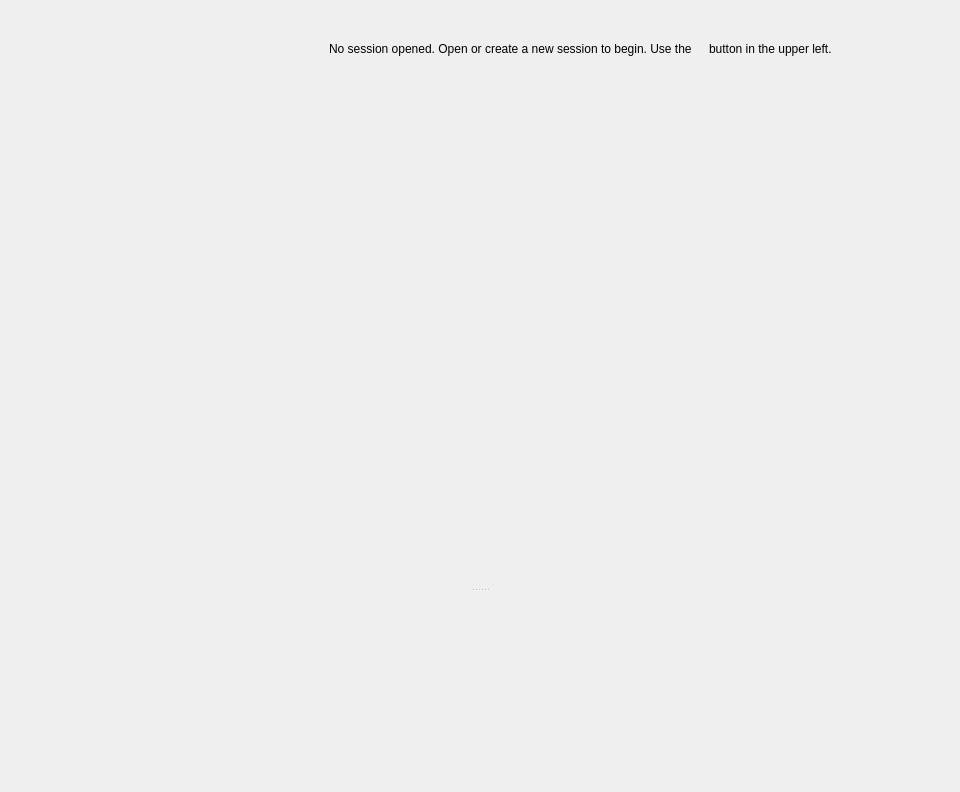
<?xml version="1.0" encoding="UTF-8"?>
<ui version="4.0">
 <class>MainWindow</class>
 <widget class="QMainWindow" name="MainWindow">
  <property name="geometry">
   <rect>
    <x>0</x>
    <y>0</y>
    <width>960</width>
    <height>792</height>
   </rect>
  </property>
  <property name="minimumSize">
   <size>
    <width>640</width>
    <height>480</height>
   </size>
  </property>
  <property name="windowTitle">
   <string>MainWindow</string>
  </property>
  <property name="windowIcon">
   <iconset resource="lc7.qrc">
    <normaloff>:/lc7/lc7icon_16.png</normaloff>:/lc7/lc7icon_16.png</iconset>
  </property>
  <widget class="QWidget" name="centralwidget">
   <layout class="QVBoxLayout" name="verticalLayout">
    <property name="spacing">
     <number>0</number>
    </property>
    <property name="leftMargin">
     <number>0</number>
    </property>
    <property name="topMargin">
     <number>0</number>
    </property>
    <property name="rightMargin">
     <number>0</number>
    </property>
    <property name="bottomMargin">
     <number>0</number>
    </property>
    <item>
     <widget class="QWidget" name="menuBarWidget" native="true">
      <property name="sizePolicy">
       <sizepolicy hsizetype="Expanding" vsizetype="Fixed">
        <horstretch>0</horstretch>
        <verstretch>0</verstretch>
       </sizepolicy>
      </property>
      <layout class="QHBoxLayout" name="horizontalLayout">
       <property name="spacing">
        <number>8</number>
       </property>
       <property name="leftMargin">
        <number>8</number>
       </property>
       <property name="topMargin">
        <number>4</number>
       </property>
       <property name="rightMargin">
        <number>8</number>
       </property>
       <property name="bottomMargin">
        <number>4</number>
       </property>
       <item>
        <widget class="QPushButton" name="menuButton">
         <property name="sizePolicy">
          <sizepolicy hsizetype="Fixed" vsizetype="Fixed">
           <horstretch>0</horstretch>
           <verstretch>0</verstretch>
          </sizepolicy>
         </property>
         <property name="toolTip">
          <string>Main Menu</string>
         </property>
         <property name="text">
          <string/>
         </property>
         <property name="checkable">
          <bool>false</bool>
         </property>
         <property name="flat">
          <bool>true</bool>
         </property>
        </widget>
       </item>
       <item>
        <widget class="QPushButton" name="helpButton">
         <property name="sizePolicy">
          <sizepolicy hsizetype="Fixed" vsizetype="Fixed">
           <horstretch>0</horstretch>
           <verstretch>0</verstretch>
          </sizepolicy>
         </property>
         <property name="toolTip">
          <string>Display/Hide Help</string>
         </property>
         <property name="text">
          <string/>
         </property>
         <property name="checkable">
          <bool>true</bool>
         </property>
         <property name="flat">
          <bool>true</bool>
         </property>
        </widget>
       </item>
       <item>
        <widget class="QLabel" name="headerWidget">
         <property name="sizePolicy">
          <sizepolicy hsizetype="Preferred" vsizetype="Preferred">
           <horstretch>0</horstretch>
           <verstretch>0</verstretch>
          </sizepolicy>
         </property>
         <property name="minimumSize">
          <size>
           <width>0</width>
           <height>0</height>
          </size>
         </property>
         <property name="autoFillBackground">
          <bool>false</bool>
         </property>
         <property name="styleSheet">
          <string notr="true"/>
         </property>
         <property name="text">
          <string/>
         </property>
         <property name="scaledContents">
          <bool>false</bool>
         </property>
         <property name="alignment">
          <set>Qt::AlignRight|Qt::AlignTrailing|Qt::AlignVCenter</set>
         </property>
         <property name="margin">
          <number>0</number>
         </property>
        </widget>
       </item>
      </layout>
     </widget>
    </item>
    <item>
     <widget class="QSplitter" name="splitter">
      <property name="sizePolicy">
       <sizepolicy hsizetype="Expanding" vsizetype="Expanding">
        <horstretch>0</horstretch>
        <verstretch>0</verstretch>
       </sizepolicy>
      </property>
      <property name="frameShape">
       <enum>QFrame::NoFrame</enum>
      </property>
      <property name="orientation">
       <enum>Qt::Vertical</enum>
      </property>
      <widget class="QWidget" name="topWidget">
       <property name="sizePolicy">
        <sizepolicy hsizetype="Expanding" vsizetype="Expanding">
         <horstretch>0</horstretch>
         <verstretch>1</verstretch>
        </sizepolicy>
       </property>
       <layout class="QHBoxLayout" name="tabLayout" stretch="0,0">
        <property name="spacing">
         <number>0</number>
        </property>
        <item>
         <widget class="QWidget" name="navbar" native="true">
          <property name="sizePolicy">
           <sizepolicy hsizetype="Preferred" vsizetype="Preferred">
            <horstretch>0</horstretch>
            <verstretch>0</verstretch>
           </sizepolicy>
          </property>
          <property name="minimumSize">
           <size>
            <width>200</width>
            <height>0</height>
           </size>
          </property>
          <property name="maximumSize">
           <size>
            <width>200</width>
            <height>16777215</height>
           </size>
          </property>
         </widget>
        </item>
        <item>
         <layout class="QVBoxLayout" name="verticalLayout_2">
          <item>
           <widget class="QWidget" name="NoSessionLabel" native="true">
            <layout class="QHBoxLayout" name="horizontalLayoutOuter">
             <property name="spacing">
              <number>0</number>
             </property>
             <property name="leftMargin">
              <number>8</number>
             </property>
             <property name="topMargin">
              <number>8</number>
             </property>
             <property name="rightMargin">
              <number>8</number>
             </property>
             <property name="bottomMargin">
              <number>0</number>
             </property>
             <item>
              <widget class="QWidget" name="NoSessionInnerLabel" native="true">
               <layout class="QHBoxLayout" name="horizontalLayout_3">
                <property name="spacing">
                 <number>0</number>
                </property>
                <property name="leftMargin">
                 <number>4</number>
                </property>
                <property name="topMargin">
                 <number>4</number>
                </property>
                <property name="rightMargin">
                 <number>4</number>
                </property>
                <property name="bottomMargin">
                 <number>4</number>
                </property>
                <item>
                 <spacer name="horizontalSpacer">
                  <property name="orientation">
                   <enum>Qt::Horizontal</enum>
                  </property>
                  <property name="sizeHint" stdset="0">
                   <size>
                    <width>40</width>
                    <height>1</height>
                   </size>
                  </property>
                 </spacer>
                </item>
                <item>
                 <widget class="QLabel" name="label_1">
                  <property name="sizePolicy">
                   <sizepolicy hsizetype="Preferred" vsizetype="Fixed">
                    <horstretch>0</horstretch>
                    <verstretch>0</verstretch>
                   </sizepolicy>
                  </property>
                  <property name="text">
                   <string>No session opened. Open or create a new session to begin. Use the </string>
                  </property>
                  <property name="alignment">
                   <set>Qt::AlignCenter</set>
                  </property>
                  <property name="margin">
                   <number>0</number>
                  </property>
                 </widget>
                </item>
                <item>
                 <widget class="QLabel" name="label_2">
                  <property name="sizePolicy">
                   <sizepolicy hsizetype="Preferred" vsizetype="Fixed">
                    <horstretch>0</horstretch>
                    <verstretch>0</verstretch>
                   </sizepolicy>
                  </property>
                  <property name="text">
                   <string/>
                  </property>
                  <property name="pixmap">
                   <pixmap resource="lc7.qrc">:/lc7/menuicon_off.png</pixmap>
                  </property>
                  <property name="alignment">
                   <set>Qt::AlignCenter</set>
                  </property>
                 </widget>
                </item>
                <item>
                 <widget class="QLabel" name="label">
                  <property name="sizePolicy">
                   <sizepolicy hsizetype="Preferred" vsizetype="Fixed">
                    <horstretch>0</horstretch>
                    <verstretch>0</verstretch>
                   </sizepolicy>
                  </property>
                  <property name="text">
                   <string>  button in the upper left.</string>
                  </property>
                  <property name="alignment">
                   <set>Qt::AlignCenter</set>
                  </property>
                 </widget>
                </item>
                <item>
                 <spacer name="horizontalSpacer_2">
                  <property name="orientation">
                   <enum>Qt::Horizontal</enum>
                  </property>
                  <property name="sizeHint" stdset="0">
                   <size>
                    <width>40</width>
                    <height>1</height>
                   </size>
                  </property>
                 </spacer>
                </item>
               </layout>
              </widget>
             </item>
            </layout>
           </widget>
          </item>
          <item>
           <widget class="QStackedWidget" name="stackWidget">
            <property name="sizePolicy">
             <sizepolicy hsizetype="Expanding" vsizetype="Preferred">
              <horstretch>1</horstretch>
              <verstretch>0</verstretch>
             </sizepolicy>
            </property>
            <property name="layoutDirection">
             <enum>Qt::LeftToRight</enum>
            </property>
           </widget>
          </item>
         </layout>
        </item>
       </layout>
      </widget>
      <widget class="QWidget" name="workQueueWidget" native="true">
       <property name="sizePolicy">
        <sizepolicy hsizetype="Expanding" vsizetype="Preferred">
         <horstretch>0</horstretch>
         <verstretch>0</verstretch>
        </sizepolicy>
       </property>
       <property name="minimumSize">
        <size>
         <width>0</width>
         <height>200</height>
        </size>
       </property>
       <property name="maximumSize">
        <size>
         <width>16777215</width>
         <height>200</height>
        </size>
       </property>
       <property name="baseSize">
        <size>
         <width>0</width>
         <height>0</height>
        </size>
       </property>
      </widget>
     </widget>
    </item>
   </layout>
  </widget>
 </widget>
 <resources>
  <include location="lc7.qrc"/>
 </resources>
 <connections/>
</ui>
